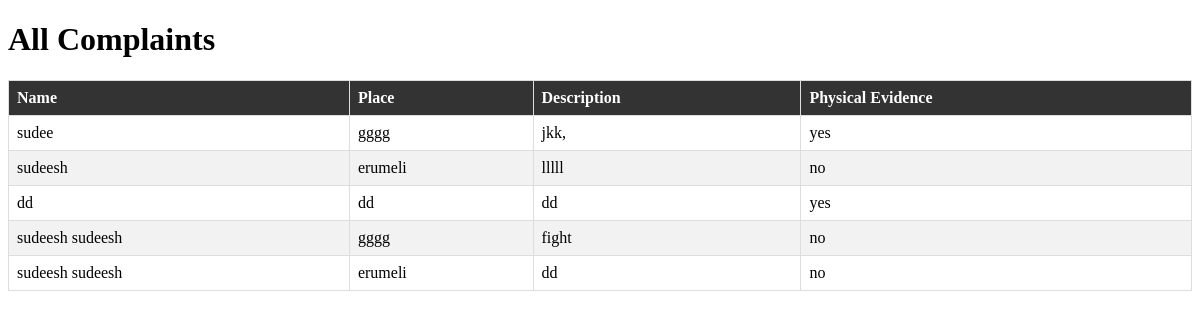
Screenshot of /complaints/ with the database file from the repository.
### MyApp/models.py (models this page shows, shortened)
class Complaint(models.Model):
    user = models.ForeignKey(User, on_delete=models.CASCADE)
    name = models.CharField(max_length=122)
    place = models.CharField(max_length=122)
    Description= models.CharField(max_length=122)
    PhysicalEvidence= models.CharField(max_length=122)
    fileUpload = models.ImageField(upload_to='evidence', blank=True)

### MyApp/views.py (the view)
# urls.py: path('complaints/', views.complaint_list, name='complaint_list'),
def complaint_list(request):
    complaints = Complaint.objects.all()
    return render(request, 'admin/complaint_list.html', {'complaints': complaints})

### templates/admin/complaint_list.html (shortened to what this page needs)
<!DOCTYPE html>
<html>
<head>
</head>
<body>
    <h1>All Complaints</h1>
    <table class="complaint-table">
        <thead>
            <tr>
                <th>Name</th>
                <th>Place</th>
                <th>Description</th>
                <th>Physical Evidence</th>
            </tr>
        </thead>
        <tbody>
            {% for complaint in complaints %}
                <tr>
                    <td>{{ complaint.name }}</td>
                    <td>{{ complaint.place }}</td>
                    <td>{{ complaint.Description }}</td>
                    <td>{{ complaint.PhysicalEvidence }}</td>
                </tr>
            {% endfor %}
        </tbody>
    </table>
</body>
</html>

### templates/admin/complaint_list.html (style rules this page uses)
.complaint-table { border-collapse: collapse; width: 100%; }
.complaint-table th, .complaint-table td { border: 1px solid #ddd; padding: 8px; text-align: left; }
.complaint-table tr:nth-child(even) { background-color: #f2f2f2; }
.complaint-table th { background-color: #333; color: white; }

### rows the page displays
Complaint: name "sudee", place "gggg", Description "jkk,", PhysicalEvidence "yes"
Complaint: name "sudeesh", place "erumeli", Description "lllll", PhysicalEvidence "no"
Complaint: name "dd", place "dd", Description "dd", PhysicalEvidence "yes"
Complaint: name "sudeesh sudeesh", place "gggg", Description "fight", PhysicalEvidence "no"
Complaint: name "sudeesh sudeesh", place "erumeli", Description "dd", PhysicalEvidence "no"
